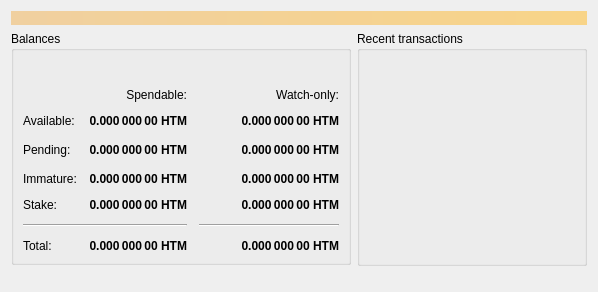
<?xml version="1.0" encoding="UTF-8"?>
<ui version="4.0">
 <class>OverviewPage</class>
 <widget class="QWidget" name="OverviewPage">
  <property name="geometry">
   <rect>
    <x>0</x>
    <y>0</y>
    <width>598</width>
    <height>292</height>
   </rect>
  </property>
  <property name="windowTitle">
   <string>Form</string>
  </property>
  <layout class="QVBoxLayout" name="topLayout">
   <item>
    <widget class="QLabel" name="labelAlerts">
     <property name="visible">
      <bool>false</bool>
     </property>
     <property name="styleSheet">
      <string notr="true">QLabel { background-color: qlineargradient(x1: 0, y1: 0, x2: 1, y2: 0, stop:0 #F0D0A0, stop:1 #F8D488); color:#000000; }</string>
     </property>
     <property name="wordWrap">
      <bool>true</bool>
     </property>
     <property name="margin">
      <number>3</number>
     </property>
     <property name="textInteractionFlags">
      <set>Qt::TextSelectableByMouse</set>
     </property>
    </widget>
   </item>
   <item>
    <layout class="QHBoxLayout" name="horizontalLayout" stretch="1,1">
     <item>
      <layout class="QVBoxLayout" name="verticalLayout_2">
       <item>
        <widget class="QGroupBox" name="groupBoxBalances">
         <property name="title">
          <string>Balances</string>
         </property>
         <layout class="QVBoxLayout" name="verticalLayout">
          <item>
           <layout class="QHBoxLayout" name="horizontalLayout_3">
            <item>
             <widget class="QPushButton" name="labelWalletStatus">
              <property name="enabled">
               <bool>true</bool>
              </property>
              <property name="maximumSize">
               <size>
                <width>30</width>
                <height>16777215</height>
               </size>
              </property>
              <property name="toolTip">
               <string>The displayed information may be out of date. Your wallet automatically synchronizes with the HTMLCOIN network after a connection is established, but this process has not completed yet.</string>
              </property>
              <property name="text">
               <string/>
              </property>
              <property name="icon">
               <iconset>
                <normaloff>:/icons/warning</normaloff>
                <disabledoff>:/icons/warning</disabledoff>:/icons/warning</iconset>
              </property>
              <property name="iconSize">
               <size>
                <width>24</width>
                <height>24</height>
               </size>
              </property>
              <property name="flat">
               <bool>true</bool>
              </property>
             </widget>
            </item>
            <item>
             <spacer name="horizontalSpacer">
              <property name="orientation">
               <enum>Qt::Horizontal</enum>
              </property>
              <property name="sizeHint" stdset="0">
               <size>
                <width>40</width>
                <height>20</height>
               </size>
              </property>
             </spacer>
            </item>
           </layout>
          </item>
          <item>
           <layout class="QGridLayout" name="gridLayout">
            <property name="spacing">
             <number>12</number>
            </property>
            <item row="2" column="2">
             <widget class="QLabel" name="labelWatchPending">
              <property name="font">
               <font>
                <weight>75</weight>
                <bold>true</bold>
               </font>
              </property>
              <property name="cursor">
               <cursorShape>IBeamCursor</cursorShape>
              </property>
              <property name="toolTip">
               <string>Unconfirmed transactions to watch-only addresses</string>
              </property>
              <property name="text">
               <string notr="true">0.000 000 00 HTM</string>
              </property>
              <property name="alignment">
               <set>Qt::AlignRight|Qt::AlignTrailing|Qt::AlignVCenter</set>
              </property>
              <property name="textInteractionFlags">
               <set>Qt::LinksAccessibleByMouse|Qt::TextSelectableByKeyboard|Qt::TextSelectableByMouse</set>
              </property>
             </widget>
            </item>
            <item row="2" column="1">
             <widget class="QLabel" name="labelUnconfirmed">
              <property name="font">
               <font>
                <weight>75</weight>
                <bold>true</bold>
               </font>
              </property>
              <property name="cursor">
               <cursorShape>IBeamCursor</cursorShape>
              </property>
              <property name="toolTip">
               <string>Total of transactions that have yet to be confirmed, and do not yet count toward the spendable balance</string>
              </property>
              <property name="text">
               <string notr="true">0.000 000 00 HTM</string>
              </property>
              <property name="alignment">
               <set>Qt::AlignRight|Qt::AlignTrailing|Qt::AlignVCenter</set>
              </property>
              <property name="textInteractionFlags">
               <set>Qt::LinksAccessibleByMouse|Qt::TextSelectableByKeyboard|Qt::TextSelectableByMouse</set>
              </property>
             </widget>
            </item>
            <item row="3" column="2">
             <widget class="QLabel" name="labelWatchImmature">
              <property name="font">
               <font>
                <weight>75</weight>
                <bold>true</bold>
               </font>
              </property>
              <property name="cursor">
               <cursorShape>IBeamCursor</cursorShape>
              </property>
              <property name="toolTip">
               <string>Mined balance in watch-only addresses that has not yet matured</string>
              </property>
              <property name="text">
               <string notr="true">0.000 000 00 HTM</string>
              </property>
              <property name="alignment">
               <set>Qt::AlignRight|Qt::AlignTrailing|Qt::AlignVCenter</set>
              </property>
              <property name="textInteractionFlags">
               <set>Qt::LinksAccessibleByMouse|Qt::TextSelectableByKeyboard|Qt::TextSelectableByMouse</set>
              </property>
             </widget>
            </item>
            <item row="5" column="0" colspan="2">
             <widget class="Line" name="line">
              <property name="orientation">
               <enum>Qt::Horizontal</enum>
              </property>
             </widget>
            </item>
            <item row="5" column="2">
             <widget class="Line" name="lineWatchBalance">
              <property name="sizePolicy">
               <sizepolicy hsizetype="Preferred" vsizetype="Fixed">
                <horstretch>0</horstretch>
                <verstretch>0</verstretch>
               </sizepolicy>
              </property>
              <property name="minimumSize">
               <size>
                <width>140</width>
                <height>0</height>
               </size>
              </property>
              <property name="orientation">
               <enum>Qt::Horizontal</enum>
              </property>
             </widget>
            </item>
            <item row="6" column="0">
             <widget class="QLabel" name="labelTotalText">
              <property name="text">
               <string>Total:</string>
              </property>
             </widget>
            </item>
            <item row="3" column="1">
             <widget class="QLabel" name="labelImmature">
              <property name="font">
               <font>
                <weight>75</weight>
                <bold>true</bold>
               </font>
              </property>
              <property name="cursor">
               <cursorShape>IBeamCursor</cursorShape>
              </property>
              <property name="toolTip">
               <string>Mined balance that has not yet matured</string>
              </property>
              <property name="text">
               <string notr="true">0.000 000 00 HTM</string>
              </property>
              <property name="alignment">
               <set>Qt::AlignRight|Qt::AlignTrailing|Qt::AlignVCenter</set>
              </property>
              <property name="textInteractionFlags">
               <set>Qt::LinksAccessibleByMouse|Qt::TextSelectableByKeyboard|Qt::TextSelectableByMouse</set>
              </property>
             </widget>
            </item>
            <item row="3" column="0">
             <widget class="QLabel" name="labelImmatureText">
              <property name="text">
               <string>Immature:</string>
              </property>
             </widget>
            </item>
            <item row="6" column="1">
             <widget class="QLabel" name="labelTotal">
              <property name="font">
               <font>
                <weight>75</weight>
                <bold>true</bold>
               </font>
              </property>
              <property name="cursor">
               <cursorShape>IBeamCursor</cursorShape>
              </property>
              <property name="toolTip">
               <string>Your current total balance</string>
              </property>
              <property name="text">
               <string notr="true">0.000 000 00 HTM</string>
              </property>
              <property name="alignment">
               <set>Qt::AlignRight|Qt::AlignTrailing|Qt::AlignVCenter</set>
              </property>
              <property name="textInteractionFlags">
               <set>Qt::LinksAccessibleByMouse|Qt::TextSelectableByKeyboard|Qt::TextSelectableByMouse</set>
              </property>
             </widget>
            </item>
            <item row="6" column="2">
             <widget class="QLabel" name="labelWatchTotal">
              <property name="font">
               <font>
                <weight>75</weight>
                <bold>true</bold>
               </font>
              </property>
              <property name="cursor">
               <cursorShape>IBeamCursor</cursorShape>
              </property>
              <property name="toolTip">
               <string>Current total balance in watch-only addresses</string>
              </property>
              <property name="text">
               <string notr="true">0.000 000 00 HTM</string>
              </property>
              <property name="alignment">
               <set>Qt::AlignRight|Qt::AlignTrailing|Qt::AlignVCenter</set>
              </property>
              <property name="textInteractionFlags">
               <set>Qt::LinksAccessibleByMouse|Qt::TextSelectableByKeyboard|Qt::TextSelectableByMouse</set>
              </property>
             </widget>
            </item>
            <item row="0" column="2">
             <widget class="QLabel" name="labelWatchonly">
              <property name="text">
               <string>Watch-only:</string>
              </property>
              <property name="alignment">
               <set>Qt::AlignRight|Qt::AlignTrailing|Qt::AlignVCenter</set>
              </property>
             </widget>
            </item>
            <item row="1" column="0">
             <widget class="QLabel" name="labelBalanceText">
              <property name="text">
               <string>Available:</string>
              </property>
             </widget>
            </item>
            <item row="1" column="1">
             <widget class="QLabel" name="labelBalance">
              <property name="font">
               <font>
                <weight>75</weight>
                <bold>true</bold>
               </font>
              </property>
              <property name="cursor">
               <cursorShape>IBeamCursor</cursorShape>
              </property>
              <property name="toolTip">
               <string>Your current spendable balance</string>
              </property>
              <property name="text">
               <string notr="true">0.000 000 00 HTM</string>
              </property>
              <property name="alignment">
               <set>Qt::AlignRight|Qt::AlignTrailing|Qt::AlignVCenter</set>
              </property>
              <property name="textInteractionFlags">
               <set>Qt::LinksAccessibleByMouse|Qt::TextSelectableByKeyboard|Qt::TextSelectableByMouse</set>
              </property>
             </widget>
            </item>
            <item row="1" column="2">
             <widget class="QLabel" name="labelWatchAvailable">
              <property name="font">
               <font>
                <weight>75</weight>
                <bold>true</bold>
               </font>
              </property>
              <property name="cursor">
               <cursorShape>IBeamCursor</cursorShape>
              </property>
              <property name="toolTip">
               <string>Your current balance in watch-only addresses</string>
              </property>
              <property name="text">
               <string notr="true">0.000 000 00 HTM</string>
              </property>
              <property name="alignment">
               <set>Qt::AlignRight|Qt::AlignTrailing|Qt::AlignVCenter</set>
              </property>
              <property name="textInteractionFlags">
               <set>Qt::LinksAccessibleByMouse|Qt::TextSelectableByKeyboard|Qt::TextSelectableByMouse</set>
              </property>
             </widget>
            </item>
            <item row="2" column="0">
             <widget class="QLabel" name="labelPendingText">
              <property name="text">
               <string>Pending:</string>
              </property>
             </widget>
            </item>
            <item row="0" column="1">
             <widget class="QLabel" name="labelSpendable">
              <property name="text">
               <string>Spendable:</string>
              </property>
              <property name="alignment">
               <set>Qt::AlignRight|Qt::AlignTrailing|Qt::AlignVCenter</set>
              </property>
             </widget>
            </item>
            <item row="4" column="0">
             <widget class="QLabel" name="labelStakeText">
              <property name="text">
               <string>Stake:</string>
              </property>
             </widget>
            </item>
            <item row="4" column="1">
             <widget class="QLabel" name="labelStake">
              <property name="font">
               <font>
                <weight>75</weight>
                <bold>true</bold>
               </font>
              </property>
              <property name="text">
               <string>0.000 000 00 HTM</string>
              </property>
              <property name="alignment">
               <set>Qt::AlignRight|Qt::AlignTrailing|Qt::AlignVCenter</set>
              </property>
              <property name="textInteractionFlags">
               <set>Qt::LinksAccessibleByMouse|Qt::TextSelectableByKeyboard|Qt::TextSelectableByMouse</set>
              </property>
             </widget>
            </item>
            <item row="4" column="2">
             <widget class="QLabel" name="labelWatchStake">
              <property name="font">
               <font>
                <weight>75</weight>
                <bold>true</bold>
               </font>
              </property>
              <property name="text">
               <string>0.000 000 00 HTM</string>
              </property>
              <property name="alignment">
               <set>Qt::AlignRight|Qt::AlignTrailing|Qt::AlignVCenter</set>
              </property>
              <property name="textInteractionFlags">
               <set>Qt::LinksAccessibleByMouse|Qt::TextSelectableByKeyboard|Qt::TextSelectableByMouse</set>
              </property>
             </widget>
            </item>
            <item row="2" column="3">
             <spacer name="horizontalSpacer_2">
              <property name="orientation">
               <enum>Qt::Horizontal</enum>
              </property>
              <property name="sizeHint" stdset="0">
               <size>
                <width>40</width>
                <height>20</height>
               </size>
              </property>
             </spacer>
            </item>
           </layout>
          </item>
         </layout>
        </widget>
       </item>
       <item>
        <spacer name="verticalSpacer">
         <property name="orientation">
          <enum>Qt::Vertical</enum>
         </property>
         <property name="sizeType">
          <enum>QSizePolicy::Expanding</enum>
         </property>
         <property name="sizeHint" stdset="0">
          <size>
           <width>20</width>
           <height>40</height>
          </size>
         </property>
        </spacer>
       </item>
      </layout>
     </item>
     <item>
      <layout class="QVBoxLayout" name="verticalLayout_3">
       <item>
        <widget class="QGroupBox" name="groupBoxRecent">
         <property name="sizePolicy">
          <sizepolicy hsizetype="Expanding" vsizetype="Preferred">
           <horstretch>0</horstretch>
           <verstretch>0</verstretch>
          </sizepolicy>
         </property>
         <property name="title">
          <string>Recent transactions</string>
         </property>
         <layout class="QVBoxLayout" name="verticalLayout_4">
          <property name="leftMargin">
           <number>0</number>
          </property>
          <property name="rightMargin">
           <number>0</number>
          </property>
          <item>
           <layout class="QHBoxLayout" name="horizontalLayout_2">
            <property name="leftMargin">
             <number>9</number>
            </property>
            <property name="rightMargin">
             <number>9</number>
            </property>
            <item>
             <widget class="QPushButton" name="labelTransactionsStatus">
              <property name="enabled">
               <bool>true</bool>
              </property>
              <property name="maximumSize">
               <size>
                <width>30</width>
                <height>16777215</height>
               </size>
              </property>
              <property name="toolTip">
               <string>The displayed information may be out of date. Your wallet automatically synchronizes with the HTMLCOIN network after a connection is established, but this process has not completed yet.</string>
              </property>
              <property name="text">
               <string/>
              </property>
              <property name="icon">
               <iconset>
                <normaloff>:/icons/warning</normaloff>
                <disabledoff>:/icons/warning</disabledoff>:/icons/warning</iconset>
              </property>
              <property name="iconSize">
               <size>
                <width>24</width>
                <height>24</height>
               </size>
              </property>
              <property name="flat">
               <bool>true</bool>
              </property>
             </widget>
            </item>
            <item>
             <spacer name="horizontalSpacer_3">
              <property name="orientation">
               <enum>Qt::Horizontal</enum>
              </property>
              <property name="sizeHint" stdset="0">
               <size>
                <width>40</width>
                <height>20</height>
               </size>
              </property>
             </spacer>
            </item>
           </layout>
          </item>
          <item>
           <widget class="QListView" name="listTransactions">
            <property name="styleSheet">
             <string notr="true">QListView { background: transparent; }</string>
            </property>
            <property name="frameShape">
             <enum>QFrame::NoFrame</enum>
            </property>
            <property name="verticalScrollBarPolicy">
             <enum>Qt::ScrollBarAlwaysOff</enum>
            </property>
            <property name="horizontalScrollBarPolicy">
             <enum>Qt::ScrollBarAlwaysOff</enum>
            </property>
            <property name="selectionMode">
             <enum>QAbstractItemView::NoSelection</enum>
            </property>
           </widget>
          </item>
         </layout>
        </widget>
       </item>
       <item>
        <spacer name="verticalSpacer_2">
         <property name="orientation">
          <enum>Qt::Vertical</enum>
         </property>
         <property name="sizeType">
          <enum>QSizePolicy::Expanding</enum>
         </property>
         <property name="sizeHint" stdset="0">
          <size>
           <width>20</width>
           <height>40</height>
          </size>
         </property>
        </spacer>
       </item>
      </layout>
     </item>
    </layout>
   </item>
  </layout>
 </widget>
 <resources/>
 <connections/>
</ui>
